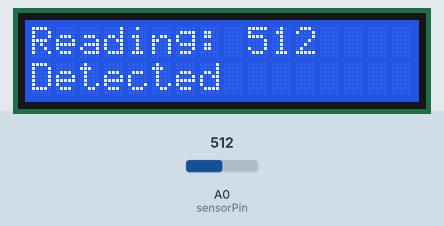
Recording of a sketch running on a simulated Arduino Uno, built with avr-gcc and run on an emulated ATmega328P. Parts: 16×2 character LCD. The inputs (shaded band) are chosen by the test bench; at power-on: A0 (sensorPin) = 512.

Above: at 1.2 s.
1.3 s: A0 (sensorPin) set to 0
At 2.7 s:
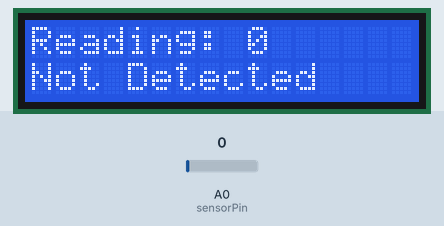
3.0 s: A0 (sensorPin) set to 33
At 4.3 s:
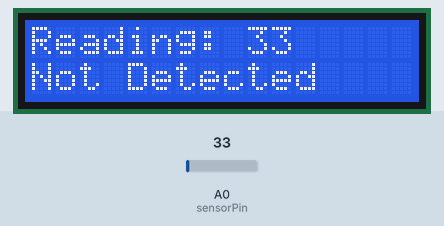
4.6 s: A0 (sensorPin) set to 39
At 6.2 s:
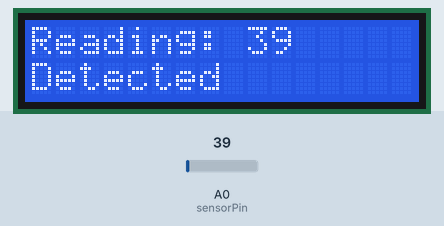
Timing chart, 0 to 7.7 s (numbered marks = the images above; inputs shaded):
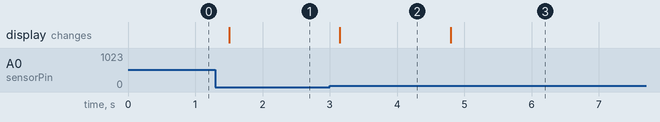

Measured:
- the behaviour switches between 35 and 36 on A0 (sensorPin) (found by bisection; images 2 and 3)
- after the input at 1.3 s, the display: changes after 0.21 s (image 1)
- after the input at 3.0 s, the display: changes after 0.15 s (image 2)
- after the input at 4.6 s, the display: changes after 0.20 s (image 3)

The sketch:

Experiment_4.ino
```cpp
#include <LiquidCrystal.h>
#include <AccelStepper.h>
#define HALFSTEP 8

// Motor pin definitions
#define motorPin1  6     // IN1 on the ULN2003 driver 1
#define motorPin2  7     // IN2 on the ULN2003 driver 1
#define motorPin3  8     // IN3 on the ULN2003 driver 1
#define motorPin4  9     // IN4 on the ULN2003 driver 1

// Initialize with pin sequence IN1-IN3-IN2-IN4 for using the AccelStepper with 28BYJ-48
AccelStepper stepper1(AccelStepper::FULL4WIRE, motorPin1, motorPin3, motorPin2, motorPin4);

const int rs = 12, en = 11, d4 = 5, d5 = 4, d6 = 3, d7 = 2;
LiquidCrystal lcd(rs, en, d4, d5, d6, d7);


const int sensorPin = A0;
const int background = 35;
int isDetected = 0;
int direction = 0;
int isMoving = 0;
const int turnSteps360 = 2100*4;

void setup() {
  lcd.begin(16, 2);
  pinMode(sensorPin, INPUT);
  stepper1.setMaxSpeed(1000.0);
  stepper1.setAcceleration(500.0);
  stepper1.setSpeed(1000);
}

void loop() {
  lcd.clear();
  lcd.setCursor(0, 0);

  int thisReading = analogRead(sensorPin);   // Take a reading
  if(thisReading > background)
    isDetected = 1;
  else
    isDetected = 0;

  lcd.print("Reading: ");
  lcd.print(thisReading);

  lcd.setCursor(0, 1);
  if (isDetected == HIGH)
  {
    lcd.print("Detected");
    direction = 1;

    if(!isMoving)
    {
      stepper1.setSpeed(1000);
      stepper1.moveTo(turnSteps360);
      isMoving = 1;
    }
    else
    {
      if(stepper1.distanceToGo() == 0)
        isMoving = 0;
    }
  }
  else
  {
    lcd.print("Not Detected");
    direction = -1;

    if(!isMoving)
    {
      stepper1.setSpeed(1000);
      stepper1.moveTo(-stepper1.currentPosition());
      isMoving = 1;
    }
    else
    {
      if(stepper1.distanceToGo() == 0)
        isMoving = 0;
    }
  }
  delay(200);
}
```
